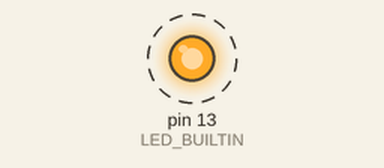
The sketch below on a simulated Arduino Uno, built with avr-gcc and run on an emulated ATmega328P. Parts: output pins drawn as LEDs (lit = HIGH). Dashed ring = blinking.

Above: at 0.5 s.
Timing chart, 0 to 3.0 s (numbered marks = the images above):
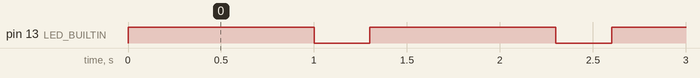

Measured:
- by itself, pin 13 (LED_BUILTIN): alternates HIGH for 1.0 s and LOW for 0.30 s

The sketch:

sketch_oct17a.ino
```cpp
void setup() {
  pinMode(LED_BUILTIN, OUTPUT);
}

void loop() {
  digitalWrite(LED_BUILTIN, HIGH);
  delay(1000); //o led fica aceso por 1 segundo
  digitalWrite(LED_BUILTIN, LOW);
  delay(300);   } // o led fica apagado por 0,3 segundos
```

codigo_tinkercad.cpp
```cpp
void setup() {
  pinMode(8, OUTPUT);
}

void loop() {
  digitalWrite(8, HIGH);
  delay(2000); // Fica aceso por 2 segundos
  digitalWrite(8, LOW);
  delay(500); // Pisca a cada meio segundo
}
```
